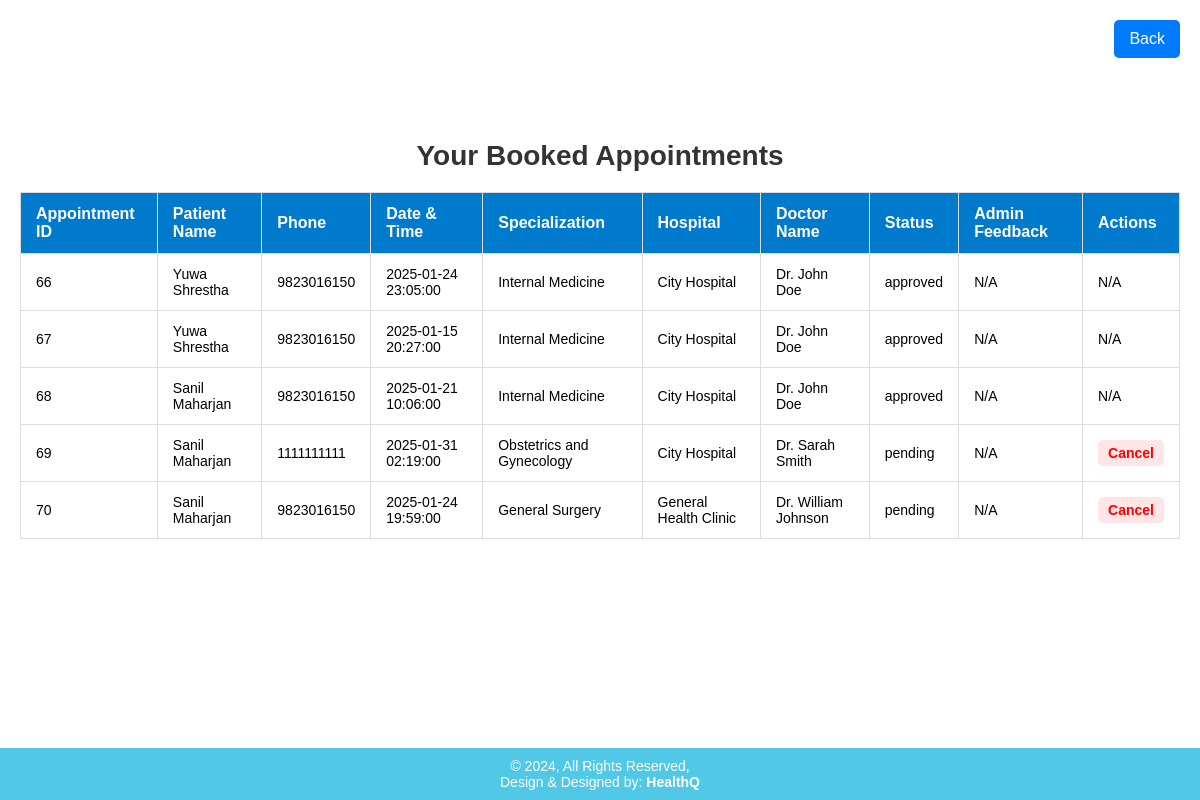
Screenshot of /viewappointments.php (signed in) with the database file from the repository.
### tables this page shows
CREATE TABLE `appointment` (
  `appointment_id` int(11) NOT NULL,
  `user_id` int(11) NOT NULL,
  `hospital_id` int(11) DEFAULT NULL,
  `date_time` datetime DEFAULT NULL,
  `specialization` varchar(255) DEFAULT NULL,
  `fullname` varchar(255) NOT NULL,
  `phone` varchar(15) NOT NULL,
  `status` enum('pending','approved','rejected') DEFAULT 'pending'
);

CREATE TABLE `specializations` (
  `id` int(11) NOT NULL,
  `hospital_id` int(11) DEFAULT NULL,
  `name` varchar(255) NOT NULL
);

CREATE TABLE `hospitals` (
  `hospital_id` int(11) NOT NULL,
  `name` varchar(255) NOT NULL
);

CREATE TABLE `doctors` (
  `doctor_id` int(11) NOT NULL,
  `fullname` varchar(255) NOT NULL,
  `email` varchar(255) NOT NULL,
  `phone` varchar(15) DEFAULT NULL,
  `specialty` int(11) DEFAULT NULL
);

### viewappointments.php (the view, shortened to what this page needs)
<?php
$user_id = $_SESSION['user_id'];
$servername = "localhost";
$username = "root";
$password = "";
$dbname = "healthq";
$conn = new mysqli($servername, $username, $password, $dbname);
$query = "
    SELECT
        appointment.appointment_id,
        appointment.fullname AS patient_name,
        appointment.phone AS patient_phone,
        appointment.date_time,
        appointment.status,
        specializations.name AS specialization_name,
        hospitals.name AS hospital_name,
        doctors.fullname AS doctor_name,
        rejected.feedback AS admin_feedback
    FROM
        appointment
    LEFT JOIN
        specializations ON appointment.specialization = specializations.name
    LEFT JOIN
        doctors ON specializations.id = doctors.specialty
    LEFT JOIN
        hospitals ON appointment.hospital_id = hospitals.hospital_id
    LEFT JOIN
        rejected ON appointment.appointment_id = rejected.appointment_id
    WHERE
        appointment.user_id = ?;
";
$stmt = $conn->prepare($query);
$stmt->bind_param("i", $user_id);
$stmt->execute();
$result = $stmt->get_result();
?>
<!DOCTYPE html>
<html lang="en">
<head>
    <link rel="stylesheet" href="view.css">
</head>
<body>
    <a href="user_dashboard.php" class="back-btn">Back</a>
    <div class="container">
        <div class="appointments-table">
            <h2>Your Booked Appointments</h2>
            <div class="table-container">
                <?php if ($result->num_rows > 0): ?>
                    <table>
                        <tr>
                            <th>Appointment ID</th>
                            <th>Patient Name</th>
                            <th>Phone</th>
                            <th>Date & Time</th>
                            <th>Specialization</th>
                            <th>Hospital</th>
                            <th>Doctor Name</th>
                            <th>Status</th>
                            <th>Admin Feedback</th>
                            <th>Actions</th>
                        </tr>
                        <?php while ($row = $result->fetch_assoc()): ?>
                            <tr>
                                <td><?= htmlspecialchars($row['appointment_id']) ?></td>
                                <td><?= htmlspecialchars($row['patient_name']) ?></td>
                                <td><?= htmlspecialchars($row['patient_phone']) ?></td>
                                <td><?= htmlspecialchars($row['date_time']) ?></td>
                                <td><?= htmlspecialchars($row['specialization_name'] ?: 'Not Specified') ?></td>
                                <td><?= htmlspecialchars($row['hospital_name']) ?></td>
                                <td><?= htmlspecialchars($row['doctor_name'] ?: 'Not Assigned') ?></td>
                                <td><?= htmlspecialchars($row['status']) ?></td>
                                <td><?= htmlspecialchars($row['admin_feedback'] ?: 'N/A') ?></td>
                                <td>
                                    <?php if ($row['status'] == 'pending'): ?>
                                        <a href="?delete_id=<?= htmlspecialchars($row['appointment_id']) ?>" class="delete-btn">Cancel</a>
                                    <?php else: ?>
                                        <span>N/A</span>
                                    <?php endif; ?>
                                </td>
                            </tr>
                        <?php endwhile; ?>
                    </table>
                <?php else: ?>
                    <p>No appointments found.</p>
                <?php endif; ?>
            </div>
        </div>
    </div>
    <footer>
        <p>&copy; 2024, All Rights Reserved,<br>Design &amp; Designed by: <b>HealthQ</b></p>
    </footer>
</body>
</html>

### view.css (style rules this page uses)
* { margin: 0; padding: 0; box-sizing: border-box; font-family: Arial, sans-serif; }
.back-btn { background-color: #007BFF; color: white; padding: 10px 15px; text-decoration: none; border: none; border-radius: 5px; cursor: pointer; position: absolute; top: 20px; right: 20px; transition: background-color 0.3s ease, transform 0.3s ease; }
footer { background-color: #51c8e6; padding: 20px; text-align: center; color: #fff; font-size: 20px; }
.container { display: flex; justify-content: center; padding: 30px; margin-top: 60px; }
.appointments-table h2 { text-align: center; color: #333; margin-bottom: 20px; font-size: 28px; }
.table-container table { width: 100%; border-collapse: collapse; margin-top: 20px; }
.table-container th, .table-container td { padding: 12px 15px; text-align: left; border-bottom: 1px solid #ddd; }
.table-container th { background-color: #007acc; color: white; font-size: 16px; }
.table-container td { font-size: 14px; }
.table-container td a { color: red; font-size: 14px; font-weight: 600; text-decoration: none; padding: 5px 10px; border-radius: 5px; background-color: rgba(255, 0, 0, 0.1); transition: background-color 0.3s ease, transform 0.3s ease; }

### viewappointments.php (style rules this page uses)
.back-btn { background-color: #007BFF; color: white; padding: 10px 15px; text-decoration: none; border: none; border-radius: 5px; cursor: pointer; position: absolute; top: 20px; right: 20px; transition: background-color 0.3s ease, transform 0.3s ease; }
.container { padding: 20px; margin-bottom: 100px; }
.appointments-table { margin-top: 60px; }
h2 { text-align: center; margin-bottom: 20px; }
.table-container { margin-top: 20px; }
table { width: 100%; border-collapse: collapse; }
table, th, td { border: 1px solid #ddd; }
th, td { padding: 10px; text-align: left; }
.delete-btn { color: red; text-decoration: none; }
footer { position: fixed; bottom: 0; left: 0; width: 100%; background-color: #51c8e; color: white; text-align: center; padding: 10px 0; font-size: 14px; z-index: 1000; }
footer p { margin: 0; }

### rows the page displays
appointment: appointment_id "66", fullname "Yuwa Shrestha", phone "9823016150", date_time "2025-01-24 23:05:00", specializations.name "Internal Medicine", hospital.name "City Hospital", doctors.fullname "Dr. John Doe", status "approved", admin_feedback "N/A"
appointment: appointment_id "67", fullname "Yuwa Shrestha", phone "9823016150", date_time "2025-01-15 20:27:00", specializations.name "Internal Medicine", hospital.name "City Hospital", doctors.fullname "Dr. John Doe", status "approved", admin_feedback "N/A"
appointment: appointment_id "68", fullname "Sanil Maharjan", phone "9823016150", date_time "2025-01-21 10:06:00", specializations.name "Internal Medicine", hospital.name "City Hospital", doctors.fullname "Dr. John Doe", status "approved", admin_feedback "N/A"
appointment: appointment_id "69", fullname "Sanil Maharjan", phone "1111111111", date_time "2025-01-31 02:19:00", specializations.name "Obstetrics and Gynecology", hospital.name "City Hospital", doctors.fullname "Dr. Sarah Smith", status "pending", admin_feedback "N/A"
appointment: appointment_id "70", fullname "Sanil Maharjan", phone "9823016150", date_time "2025-01-24 19:59:00", specializations.name "General Surgery", hospital.name "General Health Clinic", doctors.fullname "Dr. William Johnson", status "pending", admin_feedback "N/A"
